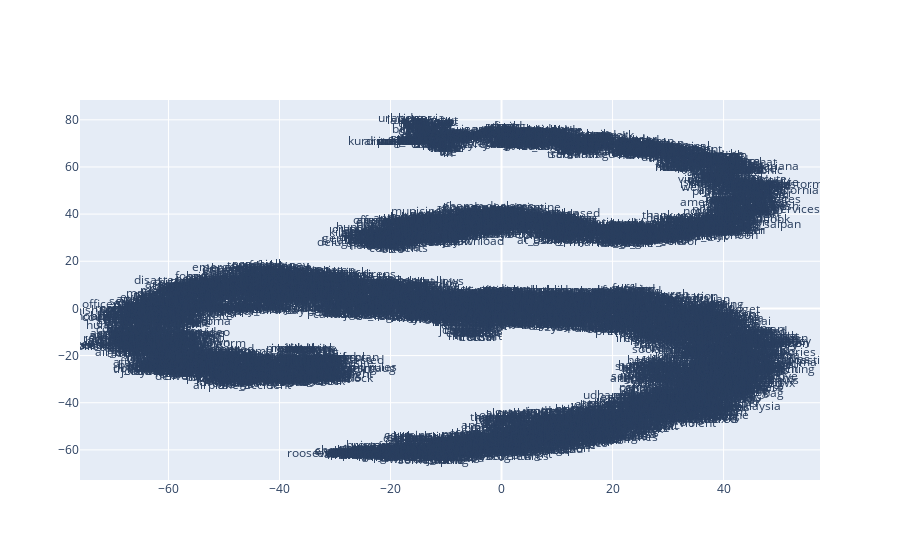

Notebook source saved alongside this figure:
### Code cell
x_vals, y_vals, labels = reduce_dimensions(model_si_bow)
plot_function(x_vals, y_vals, labels)

### Figure 1 — Plotly figure (JSON) as saved in the notebook; plotly's stock layout.template omitted (floating-point values rounded to 4 significant figures; data arrays with more than 128 entries replaced by an {"elided": "..."} marker saying what was removed)
{"data": [{"mode": "text", "text": {"elided": "5835 str values"}, "type": "scatter", "x": {"elided": "5835 float values"}, "y": {"elided": "5835 float values"}}], "layout": {}}
